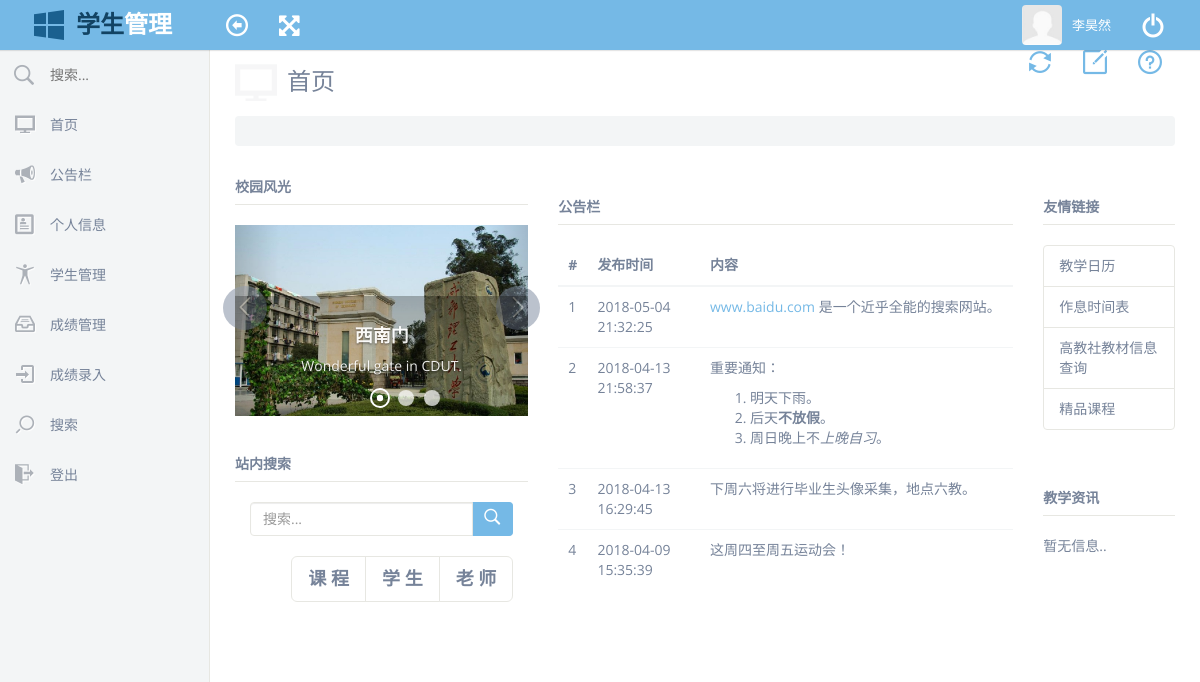
/teacher/home.php (signed in), run on the app's committed database.
### tables this page shows
CREATE TABLE `teacher` (
  `id` int(11) NOT NULL,
  `teacher_no` varchar(20) NOT NULL,
  `name` varchar(20) NOT NULL,
  `avatar` varchar(50) NOT NULL DEFAULT 'defult_user.jpg',
  `academic_title` varchar(25) NOT NULL,
  `dob` date NOT NULL,
  `gender` varchar(2) NOT NULL,
  `qq` varchar(20) DEFAULT NULL,
  `phone` varchar(20) DEFAULT NULL,
  `email` varchar(20) DEFAULT NULL,
  `inauguration_date` date NOT NULL,
  `leave_date` date DEFAULT NULL,
  `academy_id` int(11) NOT NULL,
  `username` varchar(20) NOT NULL,
  `password` varchar(20) NOT NULL DEFAULT '12345',
  `role` varchar(10) NOT NULL
);

CREATE TABLE `bulletin` (
  `id` int(11) NOT NULL,
  `time` datetime NOT NULL,
  `content` varchar(255) NOT NULL,
  `publisher_id` int(11) NOT NULL
);

### login_check.php (called while the page is built, shortened)
<?php
$username = $_SESSION['login_user'];
?>

### teacher/home.php (the view, shortened to what this page needs)
<?php
require('../db.php');
require('../login_check.php');
mysqli_query($connection,'set names utf8');
$query = "SELECT name, avatar FROM teacher WHERE username = '$username'";
$tname = mysqli_fetch_array(mysqli_query($connection, $query));
$query = "SELECT content, time FROM bulletin INNER JOIN teacher ON bulletin.publisher_id = teacher.id ORDER BY time DESC";
$result = mysqli_query($connection,$query);
?>
<!DOCTYPE html>
<html lang="en">
    <head>
        <link href="../assets/css/icons.css" rel="stylesheet" />
        <link href="../assets/css/sprflat-theme/jquery.ui.all.css" rel="stylesheet" />
        <link href="../assets/css/bootstrap.css" rel="stylesheet" />
        <link href="../assets/css/plugins.css" rel="stylesheet" />
        <link href="../assets/css/main.css" rel="stylesheet" />
    </head>
    <body>
        <div id="header">
            <div class="container-fluid">
                <div class="navbar">
                    <div class="navbar-header">
                        <a class="navbar-brand" href="home.php">
                            <i class="im-windows8 text-logo-element animated bounceIn"></i><span class="text-logo">学生</span><span class="text-slogan">管理</span>
                        </a>
                    </div>
                    <nav class="top-nav" role="navigation">
                        <ul class="nav navbar-nav pull-left">
                            <li id="toggle-sidebar-li">
                                <a href="#" id="toggle-sidebar"><i class="en-arrow-left2"></i>
                        </a>
                            </li>
                            <li>
                                <a href="#" class="full-screen"><i class="fa-fullscreen"></i></a>
                            </li>
                        </ul>
                        <ul class="nav navbar-nav pull-right">
                            <li class="dropdown">
                                <a href="#" data-toggle="dropdown">
                                    <img class="user-avatar" src="../assets/img/avatars/<?php echo $tname['avatar'];?>"><?php echo $tname['name'];?></a>
                            </li>
                            <li id="toggle-right-sidebar-li"><a href="../logout.php"><i class="im-switch"></i></a>
                            </li>
                        </ul>
                    </nav>
                </div>
            </div>
        </div>
        <div id="sidebar">
            <div class="sidebar-inner">
                <ul id="sideNav" class="nav nav-pills nav-stacked">
                    <li class="top-search">
                        <form>
                            <input type="text" name="search" placeholder="搜索...">
                            <button type="submit"><i class="ec-search s20"></i>
                            </button>
                        </form>
                    </li>
                    <li><a href="home.php">首页<i class="im-screen"></i></a>
                    </li>
                    <li><a href="bulletin.php">公告栏<i class="im-bullhorn"></i></a>
                    </li>
                    <li><a href="profile.php">个人信息<i class="im-profile"></i></a>
                    </li>
                    <li><a href="student.php">学生管理<i class="im-accessibility"></i></a>
                    </li>
                    <li><a href="grade_manage.php">成绩管理<i class="ec-archive2"></i></a>
                    </li>
                    <li><a href="grade.php"><i class="en-login"></i>成绩录入</a>
                    </li>
                    <li><a href="search.php"><i class="st-search"></i>搜索</a>
                    </li>
                    <li><a href="../logout.php"><i class="im-exit"></i>登出</a>
                    </li>
                </ul>
            </div>
        </div>
        <div id="content">
            <div class="content-wrapper">
                <div class="row">
                    <div class="col-lg-12 heading">
                        <h1 class="page-header"><i class="im-screen"></i>首页</h1>
                        <ul id="crumb" class="breadcrumb">
                        </ul>
                        <div class="option-buttons">
                            <div class="btn-toolbar" role="toolbar">
                                <div class="btn-group">
                                    <a id="clear-localstorage" class="btn tip" title="Reset panels position">
                                        <i class="ec-refresh s24"></i>
                                    </a>
                                </div>
                                <div class="btn-group dropdown">
                                    <a class="btn dropdown-toggle" data-toggle="dropdown" id="dropdownMenu2"><i class="ec-pencil s24"></i></a>
                                </div>
                                <div class="btn-group">
                                    <a class="btn dropdown-toggle" data-toggle="dropdown" id="dropdownMenu3"><i class="ec-help s24"></i></a>
                                </div>
                            </div>
                        </div>
                    </div>
                </div>
                <div class="outlet">
                    <div class="row">
                        <div class="col-lg-4 col-md-4">
                            <div class="page-header">
                                <h5>校园风光</h5>
                            </div>
                            <div id="carousel-example-generic" class="carousel slide" data-ride="carousel">
                                <ol class="carousel-indicators dotstyle center">
                                    <li data-target="#carousel-example-generic" data-slide-to="0" class="active"><a href="#">slide1</a>
                                    </li>
                                    <li data-target="#carousel-example-generic" data-slide-to="1"><a href="#">slide2</a>
                                    </li>
                                    <li data-target="#carousel-example-generic" data-slide-to="2"><a href="#">slide3</a>
                                    </li>
                                </ol>
                                <div class="carousel-inner">
                                    <div class="item active">
                                        <img src="../assets/img/carousel/1.jpg" alt="Image1">
                                        <div class="carousel-caption">
                                            <h4>西南门</h4>
                                            <p>Wonderful gate in CDUT.</p>
                                        </div>
                                    </div>
                                </div>
                                <a class="left carousel-control" href="#carousel-example-generic" data-slide="prev">
                                    <i class="en-arrow-left8"></i>
                                </a>
                                <a class="right carousel-control" href="#carousel-example-generic" data-slide="next">
                                    <i class="en-arrow-right8"></i>
                                </a>
                            </div><br>
                            <div class="page-header">
                                <h5>站内搜索</h5>
                            </div>
                            <form class="form-inline search-page-form" action="search.php" method="post">
                                <div class="col-lg-12">
                                    <div class="input-group">
                                        <input type="text" class="form-control" name="content" placeholder="搜索...">
                                        <span class="input-group-btn">
                                            <button type="submit" name="submit" class="btn btn-primary"><i class="ec-search s16"></i></button>
                                        </span>
                                    </div><br>
                                </div>
                                <div class="col-lg-12">
                                    <div class="search-page-toolbar btn-toolbar" role="toolbar">
                                        <div class="btn-group pull-right" data-toggle="buttons">
                                            <label class="btn btn-default btn-lg">
                                                <input type="radio" name="options" id="option1" value="course" checked>课 程
                                            </label>
                                            <label class="btn btn-default btn-lg">
                                                <input type="radio" name="options" id="option2" value="student">学 生
                                            </label>
                                            <label class="btn btn-default btn-lg">
                                                <input type="radio" name="options" id="option2" value="teacher">老 师
                                            </label>
                                        </div>
                                    </div>
                                </div>
                            </form>
                        </div><br>
                        <div class="col-lg-6 col-md-6">
                            <div class="page-header">
                                <h5>公告栏</h5>
                            </div>
                            <table class="table display" id="datatable">
                                <thead>
                                    <tr>
                                        <th class="per5">#</th>
                                        <th class="per25">发布时间</th>
                                        <th class="per70">内容</th>
                                    </tr>
                                </thead>
                                <tbody>
                                    <?php
                                    $i=1;
                                    while($row=mysqli_fetch_array($result)){
                                        echo "<tr>";
                                        echo "<td class=\"center\">".$i."</td>";
                                        echo "<td>".$row['time']."</td>";
                                        echo "<td>".$row['content']."</td>";
                                        echo "</tr>";
                                        $i++;
                                    }
                                    ?>
                                </tbody>
                            </table><br>
                        </div>
                        <div class="col-lg-2 col-md-2">
                            <div class="page-header">
                                <h5>友情链接</h5>
                            </div>
                            <div class="list-group">
                                <a href="http://aao.cdut.edu.cn/aao/fj/2017jxrl.pdf" class="list-group-item">教学日历</a>
                                <a href="http://aao.cdut.edu.cn/aao/aao.php?aid=206&sort=380&sorid=382&from=passg" class="list-group-item">作息时间表</a>
                                <a href="http://xuanshu.hep.com.cn/" class="list-group-item">高教社教材信息查询</a>
                                <a href="http://www.cdut.edu.cn/jpkc/default.html" class="list-group-item">精品课程</a>
                            </div><br>
                            <div class="page-header">
                                <h5>教学资讯</h5>
                            </div>
                            <p>暂无信息..</p>
                        </div>
                    </div>
                </div>
            </div>
            <div class="clearfix"></div>
        </div>
    </body>
</html>

### data on the page
teacher: avatar (picture), name "李昊然"
bulletin: time "2018-05-04 21:32:25", content "www.baidu.com 是一个近乎全能的搜索网站。"
bulletin: time "2018-04-13 21:58:37", content "重要通知： 明天下雨。 后天 不放假 。 周日晚上不 上晚自习 。"
bulletin: time "2018-04-13 16:29:45", content "下周六将进行毕业生头像采集，地点六教。"
bulletin: time "2018-04-09 15:35:39", content "这周四至周五运动会！"
